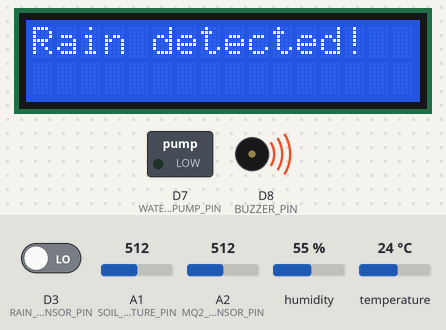
Recording of a sketch running on a simulated Arduino MKR. On the bench: 16×2 character LCD, switched loads named in the sketch (green lamp = pin HIGH), buzzer (waves = sounding, pin HIGH). Inputs (shaded band) come from the test bench; at power-on: humidity 55 %, temperature 24 °C, A1 (SOIL_MOISTURE_PIN) = 512, A2 (MQ2_SENSOR_PIN) = 512, D3 (RAIN_SENSOR_PIN) LOW. What the sketch prints to the serial monitor is not drawn.

Above: at 4.2 s.
4.3 s: humidity set to 22 %
16.7 s: temperature set to 12 °C
At 30.4 s:
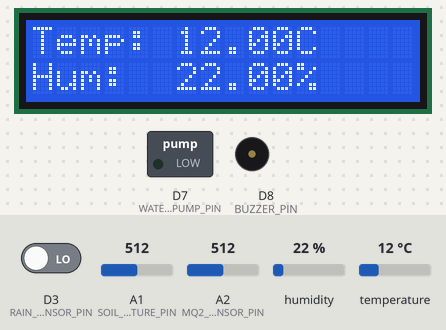
30.7 s: A1 (SOIL_MOISTURE_PIN) set to 707
At 44.4 s:
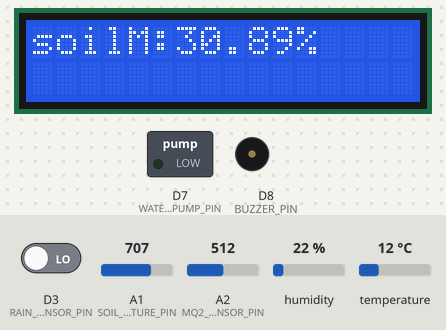
44.7 s: A1 (SOIL_MOISTURE_PIN) set to 726
At 56.9 s:
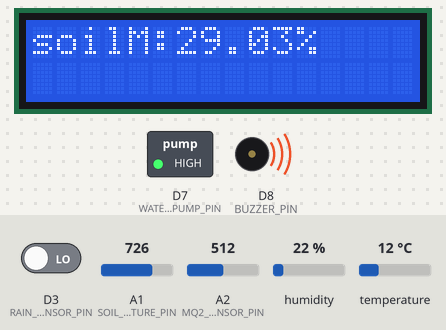
58.7 s: A1 (SOIL_MOISTURE_PIN) set to 716
At 71.7 s:
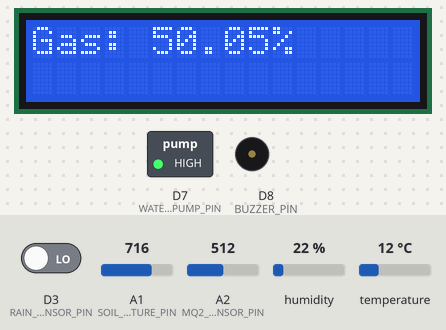
72.2 s: A2 (MQ2_SENSOR_PIN) set to 716
At 83.8 s:
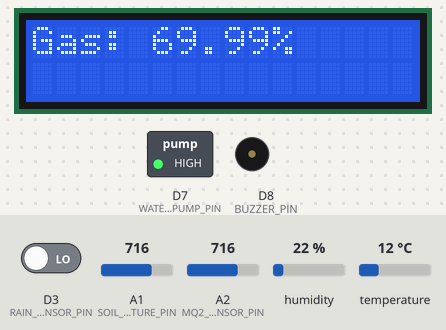
Timing chart, 0 to 85.3 s (numbered marks = the images above; inputs shaded):
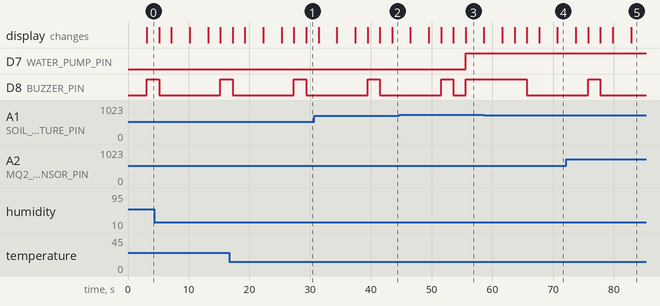

Measured:
- the behaviour switches between 716 and 717 on A1 (SOIL_MOISTURE_PIN) (found by bisection; images 2 and 3)
- after the input at 44.7 s, D7 (WATER_PUMP_PIN): LOW → HIGH after 10.9 s
- after the input at 58.7 s, D8 (BUZZER_PIN): goes on until 65.7 s, then stays LOW
- what the display in image 3 shows lasts 3.0 s, from 55.6 s to 58.6 s

The sketch:

Irrigation.ino
```cpp
#include <Wire.h>
#include <LiquidCrystal_I2C.h>
#include <DHT.h>

// Define the pins for the sensors and actuators
#define SOIL_MOISTURE_PIN A1
#define MQ2_SENSOR_PIN A2
#define WATER_PUMP_PIN 7
#define BUZZER_PIN 8
#define DHT_PIN 2
#define RAIN_SENSOR_PIN 3 // Digital pin for the HW-028 rain sensor

// Initialize the I2C LCD
LiquidCrystal_I2C lcd(0x27, 16, 2);

// Initialize the DHT sensor
#define DHT_TYPE DHT11
DHT dht(DHT_PIN, DHT_TYPE);

// Thresholds
const int soilMoistureLowThreshold = 30; // Adjust this value based on your sensor calibration
const int soilMoistureHighThreshold = 70; // Adjust this value based on your sensor calibration
const float temperatureThreshold = 30.0; // Adjust this value as needed
const float humidityThreshold = 60.0; // Adjust this value as needed

bool isBuzzerOn = false;
bool isWaterPumpOn = false;

void setup() {
  // Initialize the serial communication
  Serial.begin(9600);

  // Initialize the LCD
  lcd.init();
  lcd.backlight();

  // Display startup message
  lcd.setCursor(0, 0);
  lcd.print("MARS");
  delay(3000); // Display for 3 seconds

  // Initialize the DHT sensor
  dht.begin();

  // Initialize the rain sensor pin as input
  pinMode(RAIN_SENSOR_PIN, INPUT);

  // Initialize the water pump and buzzer pins as outputs
  pinMode(WATER_PUMP_PIN, OUTPUT);
  pinMode(BUZZER_PIN, OUTPUT);

  // Turn off the water pump and buzzer initially
  digitalWrite(WATER_PUMP_PIN, LOW);
  digitalWrite(BUZZER_PIN, LOW);
}

void loop() {
  // Read the soil moisture value
  int sensor_analog = analogRead(SOIL_MOISTURE_PIN);
  float moisture_percentage = (100 - ((sensor_analog / 1023.0) * 100));
  Serial.print("Moisture Percentage = ");
  Serial.print(moisture_percentage);
  Serial.println("%");

  // Read the MQ2 gas sensor value
  int mq2_value = analogRead(MQ2_SENSOR_PIN);
  float gas_percentage = (mq2_value / 1023.0) * 100;
  Serial.print("Gas Level = ");
  Serial.print(gas_percentage);
  Serial.println("%");

  // Read the temperature and humidity values
  float temperature = dht.readTemperature();
  float humidity = dht.readHumidity();

  // Check if any reads failed and exit early (to try again).
  if (isnan(temperature) || isnan(humidity)) {
    Serial.println("Failed to read from DHT sensor!");
    return;
  }

  Serial.print("Temperature: ");
  Serial.println(temperature);
  Serial.print("Humidity: ");
  Serial.println(humidity);

  // Check for rain
  bool isRaining = digitalRead(RAIN_SENSOR_PIN) == LOW; // LOW means rain is detected
  if (isRaining) {
    Serial.println("Rain detected!");
    lcd.clear();
    lcd.setCursor(0, 0);
    lcd.print("Rain detected!");
    digitalWrite(BUZZER_PIN, HIGH); // Turn on the buzzer to alert the farmer
    delay(2000); // Keep the message and buzzer on for 2 seconds
    digitalWrite(BUZZER_PIN, LOW); // Turn off the buzzer
  }

  // Display temperature and humidity on the LCD
  lcd.clear();
  lcd.setCursor(0, 0);
  lcd.print("Temp: ");
  lcd.setCursor(6, 0);
  lcd.print(temperature);
  lcd.print("C");
  lcd.setCursor(0, 1);
  lcd.print("Hum: ");
  lcd.setCursor(6, 1);
  lcd.print(humidity);
  lcd.print("%");
  delay(2000);

  // Check the soil moisture level
  if (moisture_percentage < soilMoistureLowThreshold) {
    // Turn on the water pump
    digitalWrite(WATER_PUMP_PIN, HIGH);
    if (!isWaterPumpOn) {
      Serial.println("Water Pump: ON");
      isWaterPumpOn = true;
    }
  } else if (moisture_percentage > soilMoistureHighThreshold) {
    // Turn off the water pump if soil is too wet
    digitalWrite(WATER_PUMP_PIN, LOW);
    if (isWaterPumpOn) {
      Serial.println("Water Pump: OFF");
      isWaterPumpOn = false;
    }
  }

  // Check the temperature and humidity
  if (moisture_percentage < soilMoistureLowThreshold || moisture_percentage > soilMoistureHighThreshold ||
      temperature > temperatureThreshold || humidity > humidityThreshold) {
    // Turn on the buzzer to alert the farmer
    digitalWrite(BUZZER_PIN, HIGH);
    if (!isBuzzerOn) {
      Serial.println("Buzzer: ON");
      isBuzzerOn = true;
    }
  } else {
    // Turn off the buzzer
    digitalWrite(BUZZER_PIN, LOW);
    if (isBuzzerOn) {
      Serial.println("Buzzer: OFF");
      isBuzzerOn = false;
    }
  }

  // Display soil moisture on the LCD
  lcd.clear();
  lcd.setCursor(0, 0);
  lcd.print("soilM: ");
  lcd.setCursor(6, 0);
  lcd.print(moisture_percentage);
  lcd.print("%");
  delay(3000);

  // Display gas level on the LCD
  lcd.clear();
  lcd.setCursor(0, 0);
  lcd.print("Gas: ");
  lcd.setCursor(5, 0);
  lcd.print(gas_percentage);
  lcd.print("%");
  delay(3000);


  // Display the water pump status on the LCD
  lcd.clear();
  lcd.setCursor(0, 0);
  lcd.print("Pump: ");
  lcd.setCursor(6, 0);
  if (isWaterPumpOn) {
    lcd.print("ON");
  } else {
    lcd.print("OFF");
  }

  // Wait for a short period before the next loop
  delay(2000);
}
```
